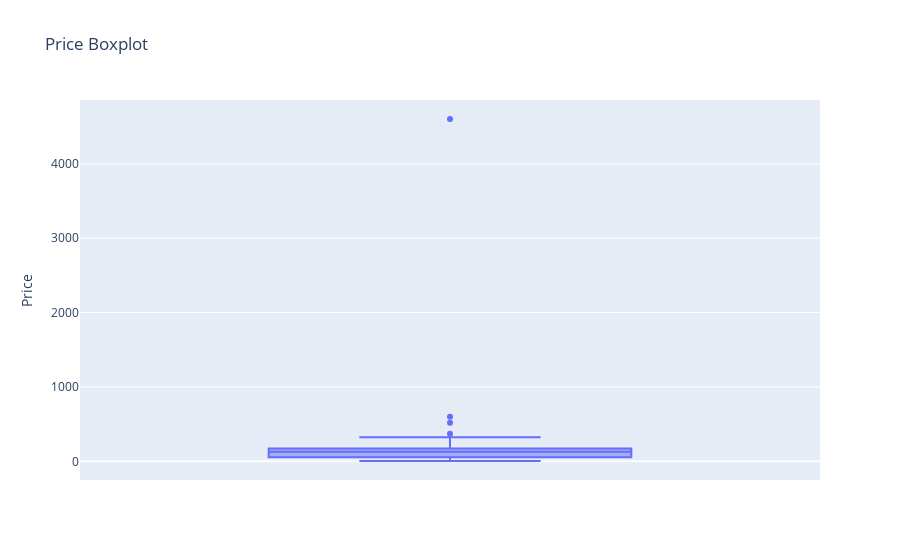

The notebook cell saved with this chart:
### Code cell
#Boxplot showing plotly
fig = px.box(df, y="Price", title="Price Boxplot")
fig.show()

### Figure 1 — Plotly figure (JSON) as saved in the notebook; plotly's stock layout.template omitted (floating-point values rounded to 4 significant figures)
{"data": [{"alignmentgroup": "True", "hovertemplate": "Price=%{y}<extra></extra>", "legendgroup": "", "marker": {"color": "#636efa"}, "name": "", "notched": false, "offsetgroup": "", "orientation": "v", "showlegend": false, "type": "box", "x0": " ", "xaxis": "x", "y": [45.45, 57.0, 65.0, 12.99, 180.5, 121.3, 205.2, 127.0, 125.0, 128.6, 4.05, 28.69, 151.4, 18.0, 28.09, 598.5, 139.4, 170.4, 189.8, 11.99, 129.5, 128.0, 120.0, 51.41, 167.5, 10.99, 181.5, 77.99, 249.9, 323.5, 120.0, 175.0, 35.0, 239.8, 15.6, 199.8, 81.0, 99.99, 4603.0, 94.0, 98.65, 200.0, 24.5, 520.0, 136.7, 74.83, 144.8, 105.5, 135.9, 23.88, 199.4, 163.5, 29.99, 165.0, 160.0, 148.0, 369.0, 111.0, 30.0, 130.0], "y0": " ", "yaxis": "y"}], "layout": {"boxmode": "group", "legend": {"tracegroupgap": 0}, "title": {"text": "Price Boxplot"}, "xaxis": {"anchor": "y", "domain": [0, 1]}, "yaxis": {"anchor": "x", "domain": [0, 1], "title": {"text": "Price"}}}}
